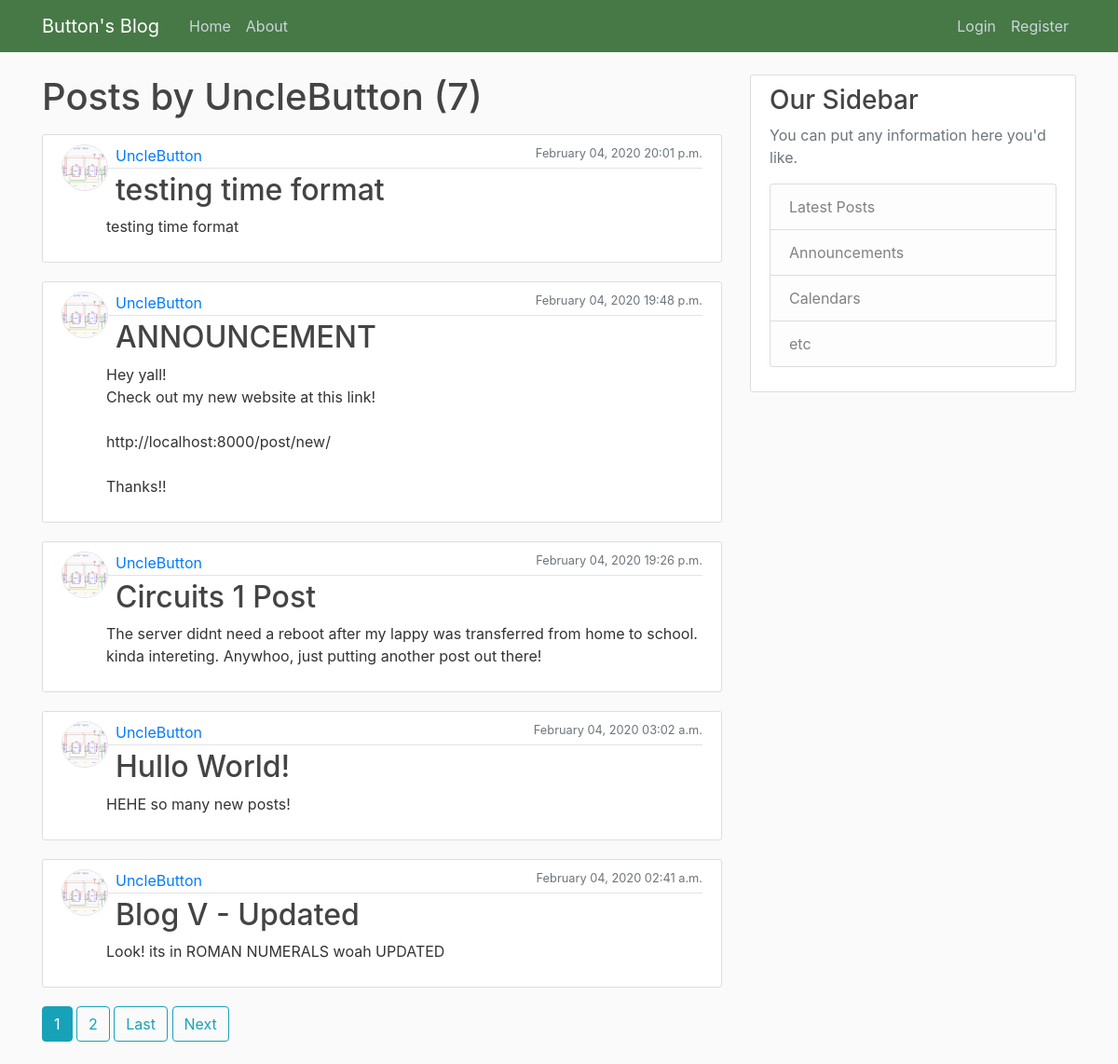
Page /user/UncleButton/ on the committed database.
### blog/models.py (models this page shows, shortened)
class Post(models.Model):
    title = models.CharField(max_length=100)
    content = models.TextField()
    date_posted = models.DateTimeField(default=timezone.now)
    author = models.ForeignKey(User, on_delete=models.CASCADE)

### users/models.py (models this page shows, shortened)
class Profile(models.Model):
    user = models.OneToOneField(User, on_delete=models.CASCADE)
    image = models.ImageField(default='default.jpg', upload_to='profile_pics')

### blog/views.py (the view)
# urls.py: path('user/<str:username>/', UserPostListView.as_view(), name='user-posts'), #url extention
class UserPostListView(ListView):
    model = Post
    template_name = 'blog/user_posts.html'  #<app>/<model>_<viewtype>.html
    context_object_name = 'posts'
    paginate_by = 5
    def get_queryset(self):
        user = get_object_or_404(User, username=self.kwargs.get('username'))
        return Post.objects.filter(author=user).order_by('-date_posted')

### blog/templates/blog/user_posts.html (shortened to what this page needs)
{% extends "blog/base.html" %}
{% block content %}
<h1 class="mb-3">Posts by {{ view.kwargs.username }} ({{ page_obj.paginator.count }})</h1>
    {% for i in posts %}
        <article class="media content-section">
          <div class="media-body">
            <img class="rounded-circle blog-account-img float-left" src="{{ i.author.profile.image.url }}">
            <div class="article-metadata">
              <a class="ml-2" href="{% url 'user-posts' i.author.username %}">{{ i.author }}</a>
              <small class="text-muted float-right">{{ i.date_posted|date:"F d, Y H:i a" }}</small>
            </div>
            <h2><a class="article-title ml-2" href="{% url 'post-detail' i.id %}">{{ i.title }}</a></h2>
            <p class="article-content ml-5">{{ i.content }}</p>
          </div>
        </article>
    {% endfor %}
    {% if is_paginated %}
        {% for num in page_obj.paginator.page_range %}
          {% if page_obj.number == num %}
            <a class="btn btn-info mb-4" href="?page={{ num }}">{{ num }}</a>
          {% elif num > page_obj.number|add:'-3' and num < page_obj.number|add:'3' %}
            <a class="btn btn-outline-info mb-4" href="?page={{ num }}">{{ num }}</a>
          {% endif %}
        {% endfor %}
        {% if page_obj.has_next %}
          <a class="btn btn-outline-info mb-4" href="?page={{ page_obj.paginator.num_pages }}">Last</a>
          <a class="btn btn-outline-info mb-4" href="?page={{ page_obj.next_page_number }}">Next</a>
        {% endif %}
    {% endif %}
{% endblock content %}

### blog/static/blog/main.css (style rules this page uses)
body { background: #fafafa; color: #333333; margin-top: 5rem; }
h1, h2, h3, h4, h5, h6 { color: #444444; }
.content-section { background: #ffffff; padding: 10px 20px; border: 1px solid #dddddd; border-radius: 3px; margin-bottom: 20px; }
.article-title { color: #444444; }
.article-content { white-space: pre-line; }
.article-metadata { padding-bottom: 1px; margin-bottom: 4px; border-bottom: 1px solid #e3e3e3; padding-left: 5px; }
.blog-account-img { height: 50px; width: 50px; border-radius: 50%!important; border-color: #e4e4e4; border-style: solid; border-width: 1px; }

### rows in the picture
Post: author.profile.image (picture), author "UncleButton", date_posted "February 04, 2020 20:01 p.m.", title "testing time format", content "testing time format"
Post: author.profile.image (picture), author "UncleButton", date_posted "February 04, 2020 19:48 p.m.", title "ANNOUNCEMENT", content "Hey yall! Check out my new website at this link! http://localhost:8000/post/new/ Thanks!!"
Post: author.profile.image (picture), author "UncleButton", date_posted "February 04, 2020 19:26 p.m.", title "Circuits 1 Post", content "The server didnt need a reboot after my lappy was transferred from home to school. kinda intereting. Anywhoo, just putting another post out there!"
Post: author.profile.image (picture), author "UncleButton", date_posted "February 04, 2020 03:02 a.m.", title "Hullo World!", content "HEHE so many new posts!"
Post: author.profile.image (picture), author "UncleButton", date_posted "February 04, 2020 02:41 a.m.", title "Blog V - Updated", content "Look! its in ROMAN NUMERALS woah UPDATED"

### other values in the picture
{{ view.kwargs.username }} "UncleButton"
{{ page_obj.paginator.count }} "7"
{{ num }} "1"
{{ num }} "2"
